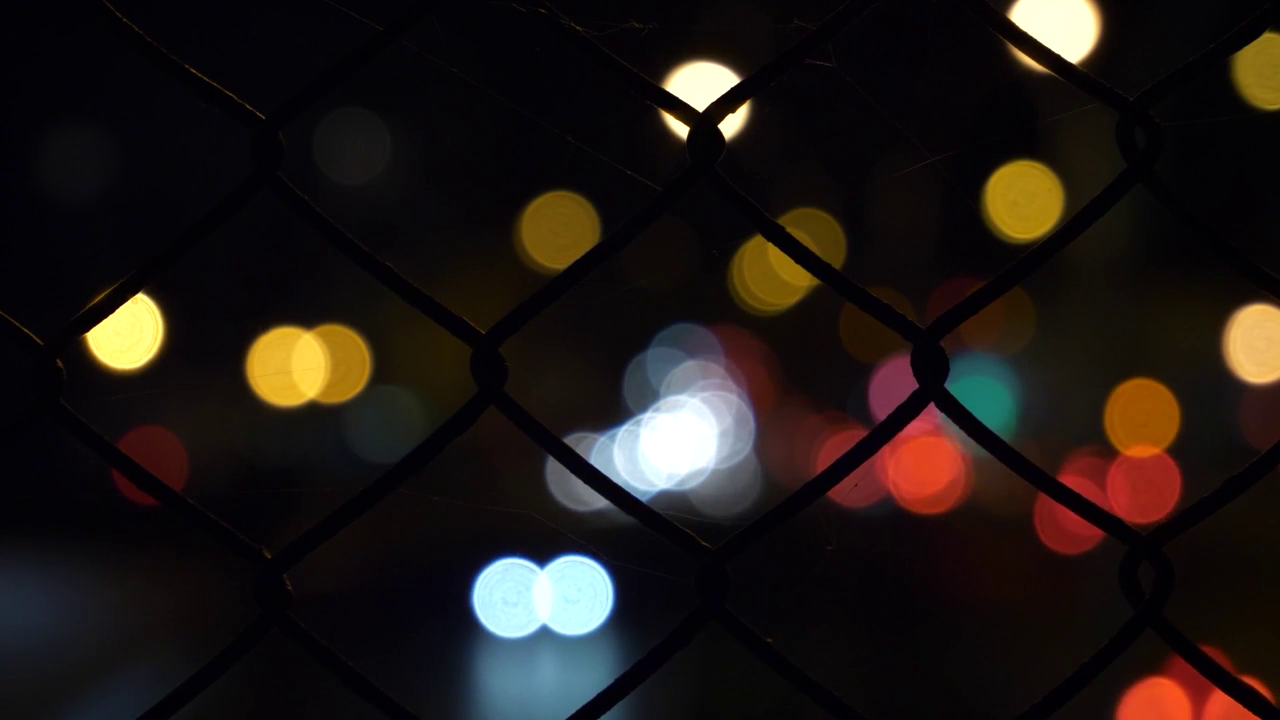
#> input picture frame 34 of data_cv2_work/230227/video.mp4, 1280 x 720 px
$ python ex02.py
#> lines starting #> are read from the running program, lines starting #| are printed output that depends on the picture; after the words box and inside, x2 and y2 are one past the last pixel; in counts of white or black regions, pixels touching at a corner belong together
import cv2

cap = cv2.VideoCapture('230227/video.mp4')

while cap.isOpened(): # 동영상 파일이 올바로 열렸는가
    ret, frame = cap.read()
#> frame is the input picture: shape (720, 1280, 3); mean B, G, R 22, 24.9, 31.9
    if not ret :
        print('가져올 프레임 없음')
        break
    cv2.line(frame,(0,0),(200,200),(255,0,0),3)
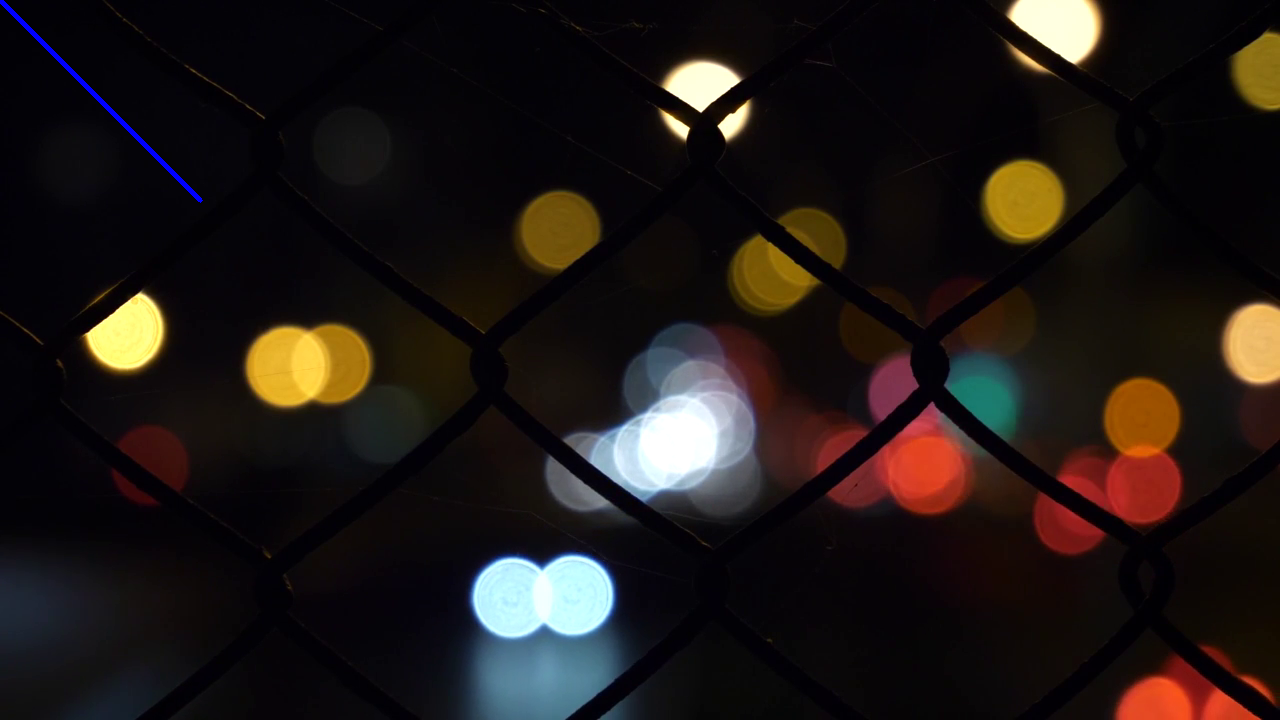
#> frame: shape (720, 1280, 3); 0.15% of pixels changed, all inside (x1, y1, x2, y2) = (0, 0, 203, 203)
    cv2.imshow('video',frame)

    if cv2.waitKey(10) == ord('q'): # q를 누르면 종료
#> (key q is pressed here)
        print('종료 됩니다')
        break

cap.release() # 열린거 자원반환
cv2.destroyAllWindows()

$ run again, starting later in the video
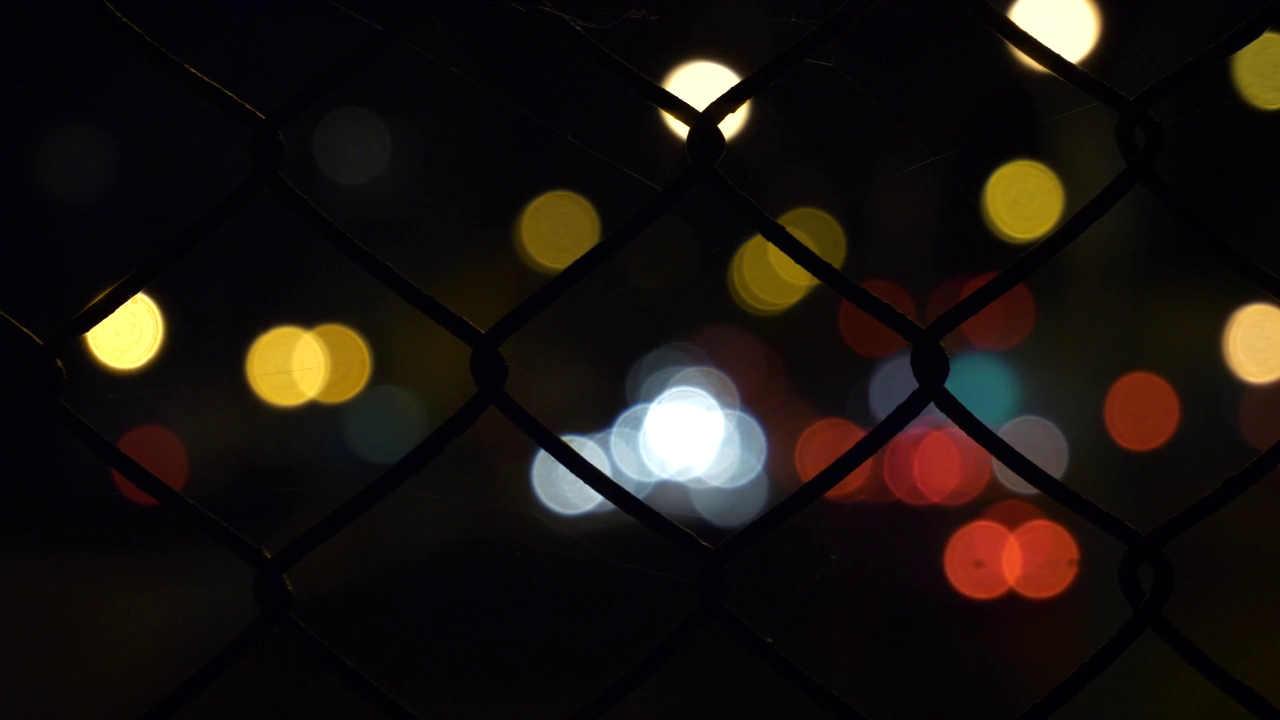
#> input picture frame 153 of data_cv2_work/230227/video.mp4, 1280 x 720 px
#> frame is the input picture: shape (720, 1280, 3); mean B, G, R 16.5, 20.2, 26.7
#> `cv2.line(frame,(0,0),(200,200),(255,0,0),3)`:
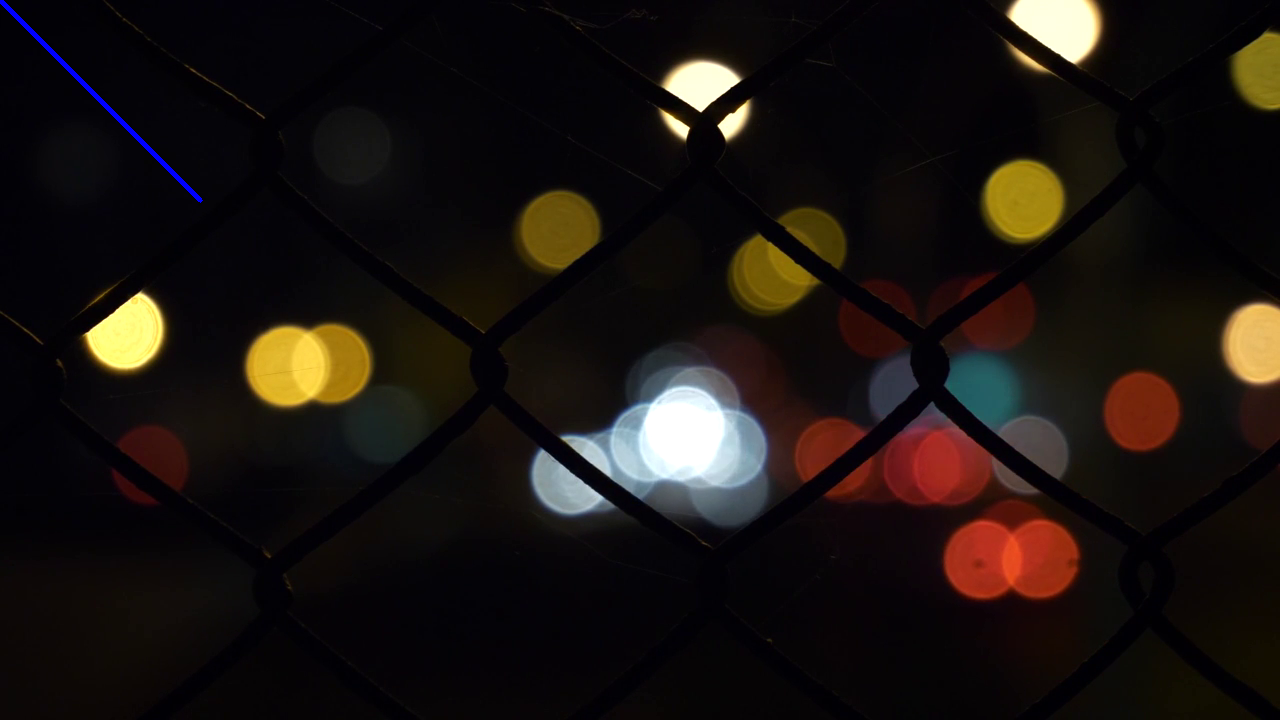
#> frame: shape (720, 1280, 3); 0.15% of pixels changed, all inside (x1, y1, x2, y2) = (0, 0, 203, 203)

$ run again, starting later in the video
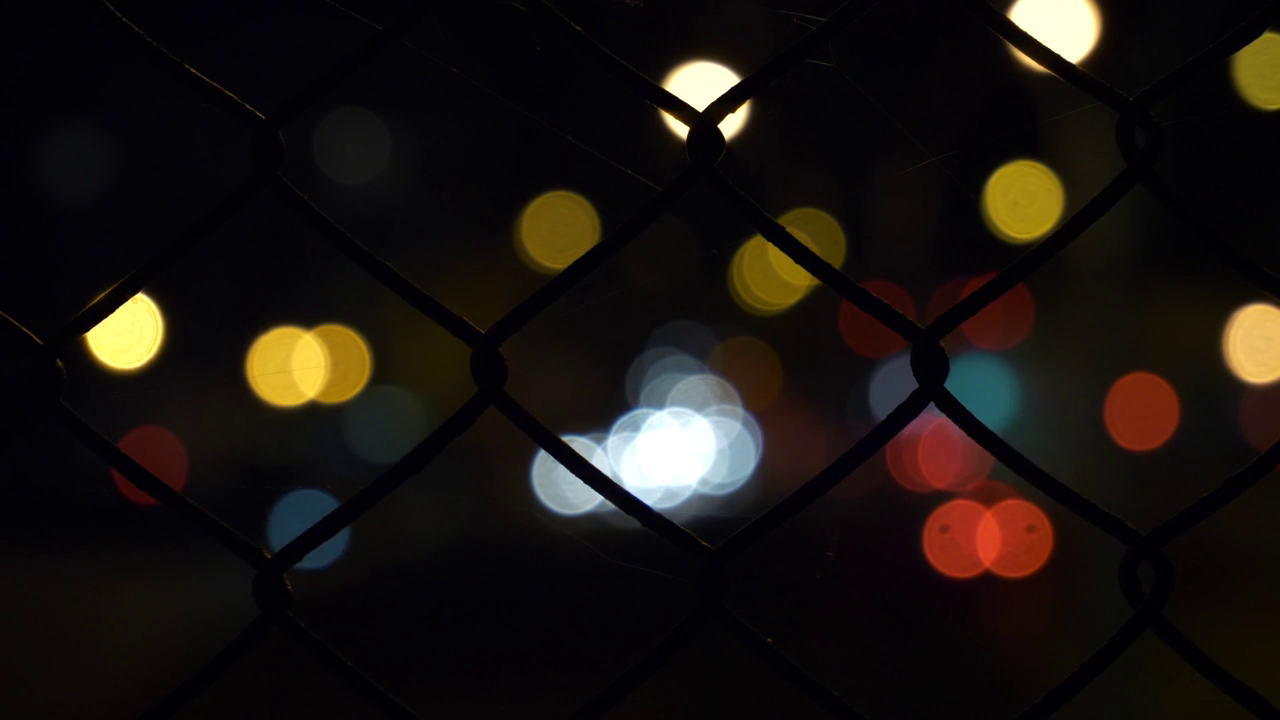
#> input picture frame 272 of data_cv2_work/230227/video.mp4, 1280 x 720 px
#> frame is the input picture: shape (720, 1280, 3); mean B, G, R 16.6, 20.3, 25.7
#> `cv2.line(frame,(0,0),(200,200),(255,0,0),3)`:
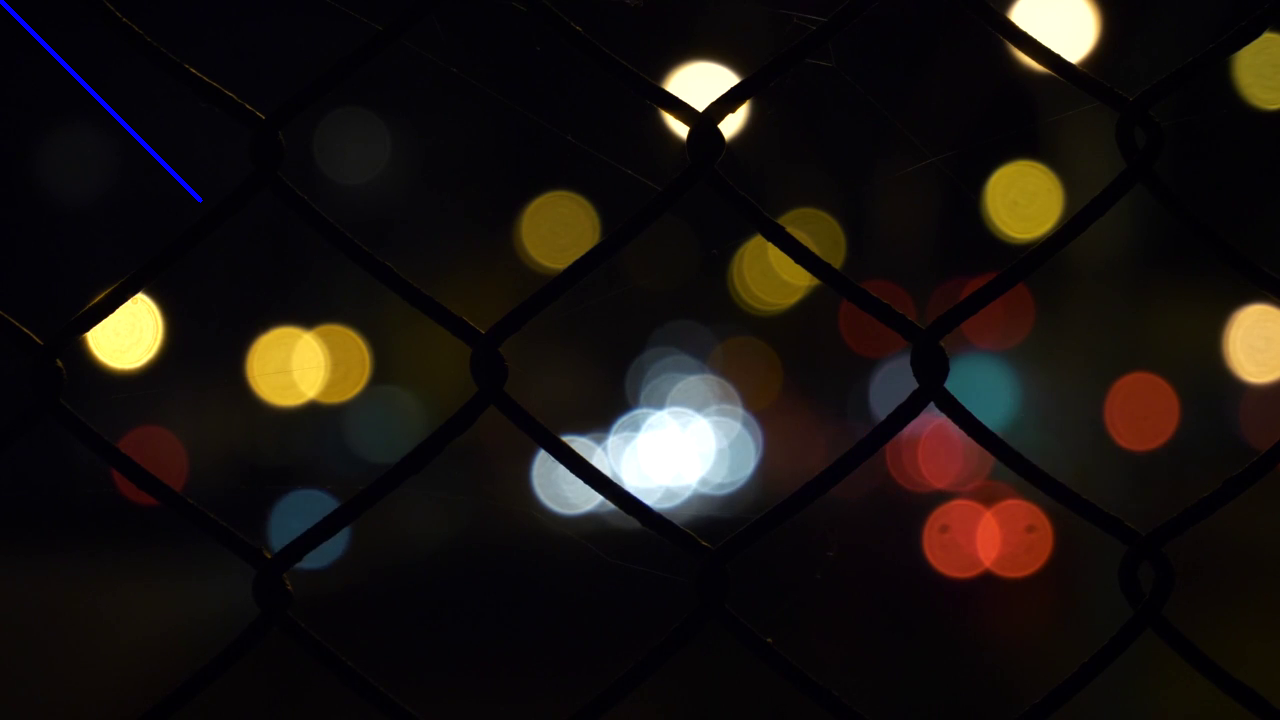
#> frame: shape (720, 1280, 3); 0.15% of pixels changed, all inside (x1, y1, x2, y2) = (0, 0, 203, 203)
